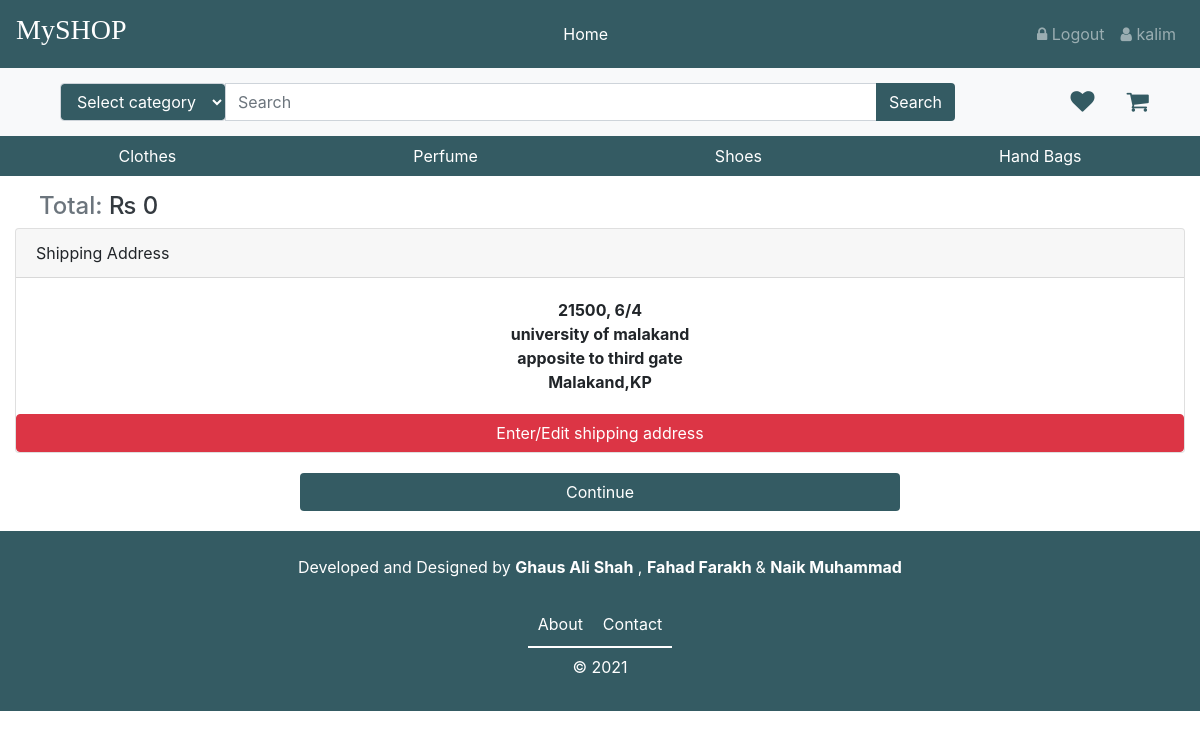
Screenshot of /buyNowCart.php (signed in) with the database file from the repository.
### tables this page shows
CREATE TABLE `userdetailstb` (
  `id` int(11) NOT NULL,
  `firstName` varchar(100) NOT NULL,
  `lastName` varchar(100) NOT NULL,
  `emailAddress` varchar(100) NOT NULL,
  `contactNo1` varchar(15) NOT NULL,
  `contactNo2` varchar(15) NOT NULL,
  `shipaddr1` varchar(200) NOT NULL,
  `shipaddr2` varchar(200) NOT NULL,
  `shiplandmark` varchar(200) NOT NULL,
  `country` varchar(10) NOT NULL DEFAULT 'India',
  `state` varchar(200) NOT NULL,
  `city` varchar(100) NOT NULL,
  `postalcode` varchar(100) NOT NULL,
  `cart` varchar(10000) NOT NULL DEFAULT '',
  `favourite` varchar(10000) NOT NULL,
  `compare` varchar(1000) NOT NULL DEFAULT '[]'
);

### buyNowCart.php (the view, shortened to what this page needs)
<?php include 'conn.inc.php'; ?>
<?php include 'header.php'; ?>
<link rel="stylesheet" href="css/buyNowCart.css">
                <?php
                    $t=0;
                ?>
    <div class="col-12">
    <h4 class="text-dark mx-4"><span class="text-secondary">Total: </span>&#8360; <?php echo $t; ?></h4>  </div>
    <div class="row">
    <div class="col-12">
    <div class="card">
                                <div class="card-header ">Shipping Address</div>
                                <div class="card-body text-center font-weight-bold" id="shipadd">
                                <?php
                                        $qc=mysqli_query($conn,"select * from userdetailstb where id='$uid'") or die(mysqli_error($conn));
                                        $qud=mysqli_fetch_assoc($qc);
                                ?>
                                    <?php if($qud['shipaddr1']!='') echo $qud['shipaddr1']."<br>";?>
                                    <?php if($qud['shipaddr2']!='') echo $qud['shipaddr2']."<br>";?>
                                    <?php if($qud['shiplandmark']!='') echo $qud['shiplandmark']."<br>";?>
                                    <?php if($qud['city']!='') echo $qud['city'].",";?><?php if($qud['state']!='') echo $qud['state'];?>
                                </div>
                                <a class="btn btn-danger" target="_blank" href="myaccount.php#account-details">Enter/Edit shipping address</a>
    </div>
    </div>
</div>
    <a href="payu/transaction1.php?id=<?php echo $uid; ?>&total=<?php echo $t; ?>" class="btn btnStyle  w-50" style="margin: 20px auto;">Continue</a>
<?php include 'footer.php'; ?>

### header.php (shortened to what this page needs)
<?php
    require 'conn.inc.php';
    $cate="";
?>
<?php
	if (@$_SESSION['login']==true){
        $login=true;
        $uid=$_SESSION['userid'];
        $r=mysqli_query($conn,"select firstName from userdetailstb where id='$uid'") or die(mysqli_error($conn));
        $userName=mysqli_fetch_assoc($r)['firstName'];
	}else{
        $login=false;
        $userName="My Account";
    }
?>
<!DOCTYPE html>
<html lang="en">
<head>
    <link rel="stylesheet" href="bootstrap/css/bootstrap.min.css">
    <link rel="stylesheet" href="https://cdnjs.cloudflare.com/ajax/libs/font-awesome/4.7.0/css/font-awesome.min.css">
    <link rel="stylesheet" href="css/head.css">
    <link rel="stylesheet" href="css/footer.css">
</head>
<body>
    <header class="head">
        <nav class=" navbar navbar-dark navbar-expand-md justify-content-between" style="background-color: #345B63;">
            <a class="navbar-brand" href="index.php">
            <h3 style="font-family: cursive;">MySHOP </h3>
            </a>
            <div class="collapse navbar-collapse" id="collapsibleNavbar">
                <ul class="navbar-nav collapsenav">
                    <li class="nav-item active">
                        <a  href="index.php" class="nav-link" id="index">Home</a>
                    </li>
                </ul>
            </div>
            <div class="collapse navbar-collapse" id="collapsibleNavbar">
                <ul class="navbar-nav collapsenav">
                    <li class="nav-item">
                    <?php if(@$login){?>
                            <a href="logout.php" class="nav-link"><span class="fa fa-lock"></span> Logout
                        <?php }else{ ?>
                            <a href="login.php" class="nav-link"><span class="fa fa-lock"></span> Login
                        <?php } ?></a>
                    </li>
                    <li class="nav-item">
                        <a href="myaccount.php" class="nav-link"><span class="fa fa-user"></span> <?php echo $userName; ?></a>
                    </li>
                </ul>
            </div>
        </nav>
        <nav class="navbar navbar-expand-sm bg-light navbar-light">
            <div class="container">
                <div class="col-sm-10 seiarchbar">
                    <form method="GET" action="shop.php">
                    <div class="input-group">
                    <div class="input-group-prepend">
                    <select name="category" class="form-control  text-white" id="category" style="background-color: #345B63;">
                        <option value="" <?php
                                                            if(($cate)==('')){
                                                                echo  "selected";
                                                            } ?>>Select category</option>
                        </select>
                    </div>
                        <input type="text" name="search_text" class="form-control" placeholder="Search">
                        <div class="input-group-append">
                            <button class="btn btnStyle" name="sub" type="submit" onclick="window.location.href='shop.php'">Search</button>
                        </div>
                    </div>
                    </form>
                </div>
                <ul class="navbar-nav cols-sm-1 offset-1 ">
                    <li class="nav-item">
                        <a href="myaccount.php#favourite" class="nav-link" title="Favourites" style="font-size: 1.5rem; color: #345B63;"><span class="fa fa-heart " ></span></a>
                    </li>
                    <li class="nav-item ml-sm-3">
                        <a href="myaccount.php#cart" class="nav-link" title="Shopping Cart" style="font-size: 1.5rem; color: #345B63;"><span class="fa fa-shopping-cart "></span></a>
                    </li>
                </ul>
            </div>
        </nav>
        <nav class="navbar navbar-inverse navbar-expand-sm p-0 m-0 categories" style="background-color: #345B63;">
            <ul class="navbar-nav justify-content-around w-100">
                <li class="nav-item"><a href="<?php echo 'shop.php?category=clothes';?>" class="nav-link">Clothes</a></li>
                <li class="nav-item"><a href="<?php echo 'shop.php?category=perfume';?>" class="nav-link">Perfume</a></li>
                <li class="nav-item"><a href="<?php echo 'shop.php?category=shoes';?>" class="nav-link">Shoes</a></li>
                <li class="nav-item"><a href="<?php echo 'shop.php?category=handbags';?>" class="nav-link">Hand Bags </a></li>
            </ul>
        </nav>
    </header>

### css/head.css (style rules this page uses)
.categories>ul>li>a { color:white; }
.navbar-collapse { flex-grow:0 !important; }
.btnStyle { background: #345B63; color: #fff; }

### footer.php (style rules this page uses)
* { padding: 0; margin: 0; box-sizing: border-box; }
.row { margin: 0; padding: 0; }
.btn { display: flex; justify-content: center; align-items: center; width: 100%; }

### rows the page displays
userdetailstb: firstName "kalim", shipaddr1 "21500, 6/4", shipaddr2 "university of malakand", shiplandmark "apposite to third gate", city "Malakand", state "KP"

### other values shown
$t "0"
